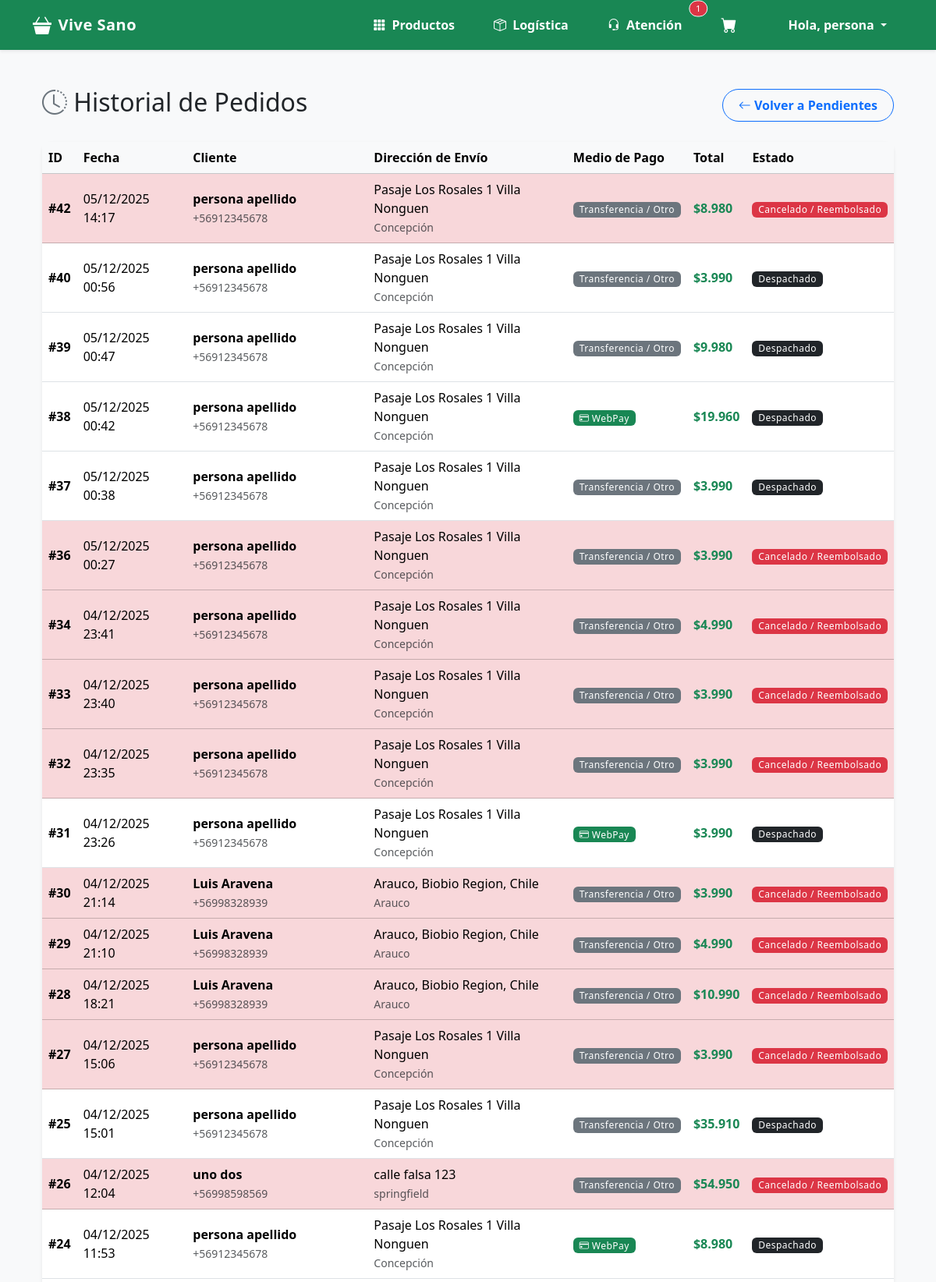
Page /gestion/logistica/historial/ (signed in, upper part) on the committed database.
### gestion/models.py (models this page shows, shortened)
class Pedido(models.Model):
    ESTADO_CHOICES = [
        ('Pendiente', 'Pendiente'),
        ('En Preparacion', 'En Preparación'),
        ('En Espera Faltante', 'En espera por faltante'),
        ('Despachado', 'Despachado'),
        ('Entregado', 'Entregado'),
        ('Cancelado', 'Cancelado'),
        ('Reserva Pendiente', 'Reserva Solicitada a Soporte'),
        ('Reserva En Camino', 'Producto Solicitado al Proveedor'),
        ('Reserva Disponible', 'Disponible para Pago'),
    ]
    TIPO_ENTREGA_CHOICES = [
        ('Despacho', 'Despacho a Domicilio'),
        ('Retiro', 'Retiro en Tienda'),
    ]
    cliente = models.ForeignKey(Cliente, on_delete=models.SET_NULL, null=True, blank=True)
    fecha = models.DateTimeField(auto_now_add=True)
    total = models.DecimalField(max_digits=10, decimal_places=2, default=0.00)
    estado = models.CharField(max_length=50, choices=ESTADO_CHOICES, default='Pendiente')
    codigo_seguimiento = models.CharField(max_length=50, blank=True, null=True)
    tipo_entrega = models.CharField(max_length=20, choices=TIPO_ENTREGA_CHOICES, default='Despacho')
    es_reserva = models.BooleanField(default=False, verbose_name="Es Reserva")

class Cliente(models.Model):
    user = models.OneToOneField(User, on_delete=models.CASCADE, null=True, blank=True)
    rut = models.CharField(max_length=12, blank=True, null=True, unique=True, verbose_name="RUT")
    nombre = models.CharField(max_length=100)
    apellido = models.CharField(max_length=100)
    email = models.EmailField(unique=True)
    telefono = models.CharField(max_length=15, blank=True)
    direccion = models.CharField(max_length=255, blank=True)
    comuna = models.CharField(max_length=100, blank=True)
    codigo_postal = models.CharField(max_length=10, blank=True)

### gestion/views.py (the view)
    def wrapper(request, *args, **kwargs):
        if not request.user.is_authenticated:
            return redirect('core:login')
        if not request.user.is_staff:
            messages.error(request, "No tienes permisos para acceder a esa sección.")
            return redirect('core:home')
        return view_func(request, *args, **kwargs)

### core/templatetags/auth_extras.py (called while the page is built)
@register.filter(name='has_group')
def has_group(user, group_name):
    try:
        group = Group.objects.get(name=group_name)
    except Group.DoesNotExist:
        return False
    return group in user.groups.all()

### core/templatetags/filtros_extra.py (called while the page is built)
@register.filter
def clp(value):
    try:
        value = int(value) # Quitamos decimales (.00)
        return "${:,.0f}".format(value).replace(",", ".")
    except (ValueError, TypeError):
        return value

### gestion/views.py (called while the page is built)
def staff_required(view_func):
    def wrapper(request, *args, **kwargs):
        if not request.user.is_authenticated:
            return redirect('core:login')
        if not request.user.is_staff:
            messages.error(request, "No tienes permisos para acceder a esa sección.")
            return redirect('core:home')
        return view_func(request, *args, **kwargs)
    return wrapper

@staff_required
def historial_despachos(request):
    pedidos_completados = Pedido.objects.filter(
        Q(estado__startswith='Despachado') | Q(estado__startswith='Anulado')
    ).order_by('-fecha')
    return render(request, 'gestion/historial_despachos.html', {'pedidos': pedidos_completados})

### gestion/templates/gestion/historial_despachos.html (shortened to what this page needs)
{% extends 'base.html' %}
{% load filtros_extra %}
{% block content %}
<div class="container-fluid">
    <div class="d-flex justify-content-between align-items-center mb-4">
        <h2><i class="bi bi-clock-history text-secondary"></i> Historial de Pedidos</h2>
        <a href="{% url 'dashboard_logistica' %}" class="btn btn-outline-primary">
            <i class="bi bi-arrow-left"></i> Volver a Pendientes
        </a>
    </div>
    <div class="card shadow-sm">
        <div class="card-body p-0">
            <div class="table-responsive">
                <table class="table table-hover align-middle mb-0">
                    <thead class="table-light">
                        <tr>
                            <th>ID</th>
                            <th>Fecha</th>
                            <th>Cliente</th>
                            <th>Dirección de Envío</th>
                            <th>Medio de Pago</th>
                            <th>Total</th>
                            <th>Estado</th>
                        </tr>
                    </thead>
                    <tbody>
                        {% for pedido in pedidos %}
                        <tr class="{% if 'Anulado' in pedido.estado %}table-danger{% endif %}">
                            <td class="fw-bold">#{{ pedido.id }}</td>
                            <td>{{ pedido.fecha|date:"d/m/Y H:i" }}</td>
                            <td>
                                {% if pedido.cliente.nombre %}
                                    <div class="fw-bold">{{ pedido.cliente.nombre }} {{ pedido.cliente.apellido }}</div>
                                {% else %}
                                    <div class="text-muted fst-italic">Sin nombre registrado</div>
                                {% endif %}
                                <small class="text-muted">{{ pedido.cliente.telefono }}</small>
                            </td>
                            <td>
                                <div>{{ pedido.cliente.direccion }}</div>
                                <small class="text-muted">{{ pedido.cliente.comuna }}</small>
                            </td>
                            <td>
                                {% if 'WebPay' in pedido.estado %}
                                    <span class="badge bg-success"><i class="bi bi-credit-card"></i> WebPay</span>
                                {% else %}
                                    <span class="badge bg-secondary">Transferencia / Otro</span>
                                {% endif %}
                            </td>
                            <td class="fw-bold text-success">{{ pedido.total|clp }}</td>
                            <td>
                                {% if 'Anulado' in pedido.estado %}
                                    <span class="badge bg-danger">Cancelado / Reembolsado</span>
                                {% else %}
                                    <span class="badge bg-dark">Despachado</span>
                                {% endif %}
                            </td>
                        </tr>
                        {% endfor %}
                    </tbody>
                </table>
            </div>
        </div>
    </div>
</div>
{% endblock %}

### templates/base.html (shortened to what this page needs)
{% load static %}
{% load auth_extras %} <!DOCTYPE html>
<html lang="es">
<head>
    <link href="https://cdn.jsdelivr.net/npm/bootstrap@5.3.2/dist/css/bootstrap.min.css" rel="stylesheet">
    <link rel="stylesheet" href="https://cdn.jsdelivr.net/npm/bootstrap-icons@1.11.3/font/bootstrap-icons.css">
    <link rel="stylesheet" href="https://cdn.jsdelivr.net/gh/lipis/flag-icons@6.6.6/css/flag-icons.min.css"/>
    <link rel="stylesheet" href="{% static 'css/styles.css' %}">
</head>
<body class="d-flex flex-column min-vh-100">
    <nav class="navbar navbar-expand-lg navbar-dark bg-success sticky-top shadow-sm">
      <div class="container">
        <a class="navbar-brand d-flex align-items-center" href="{% url 'core:home' %}">
            <i class="bi bi-basket3-fill me-2 fs-4"></i>
            <span>Vive Sano</span>
        </a>
        <div class="collapse navbar-collapse" id="navbarNav">
          <ul class="navbar-nav ms-auto align-items-center gap-2">
            <li class="nav-item">
                <a class="nav-link" href="{% url 'core:catalogo' %}">
                    <i class="bi bi-grid-3x3-gap-fill me-1"></i> Productos
                </a>
            </li>
            {% if user.is_staff %}
                {% if request.user|has_group:"Logistica" or user.is_superuser %}
                    <li class="nav-item position-relative">
                        <a class="nav-link" href="{% url 'dashboard_logistica' %}">
                            <i class="bi bi-box-seam me-1"></i> Logística
                        </a>
                    </li>
                {% endif %}
                {% if request.user|has_group:"Atencion al cliente" or user.is_superuser %}
                    <li class="nav-item position-relative">
                        <a class="nav-link" href="{% url 'dashboard_atencion' %}">
                            <i class="bi bi-headset me-1"></i> Atención
                        </a>
                        {% if cant_atencion > 0 %}
                        <span class="position-absolute top-0 start-100 translate-middle badge rounded-pill bg-danger border border-light" style="font-size: 0.7rem;">
                            {{ cant_atencion }}
                        </span>
                        {% endif %}
                    </li>
                {% endif %}
            {% endif %}
            <li class="nav-item position-relative me-2">
                <a href="{% url 'core:ver_carrito' %}" class="nav-link">
                    <i class="bi bi-cart-fill fs-5"></i>
                </a>
            </li>
            {% if user.is_authenticated %}
                <li class="nav-item dropdown ms-2">
                    <a class="nav-link dropdown-toggle" href="#" role="button" data-bs-toggle="dropdown">
                        Hola, {{ user.first_name|default:user.username }}
                    </a>
                </li>
            {% endif %}
          </ul>
        </div>
      </div>
    </nav>
    <main class="container my-5 flex-grow-1">
        {% block content %}{% endblock %}
    </main>
</body>
</html>

### static/css/styles.css (style rules this page uses)
body { background-color: #f8f9fa; font-family: 'Segoe UI', Tahoma, Geneva, Verdana, sans-serif; }
.navbar-brand { font-weight: 700; letter-spacing: 0.5px; }
.navbar-nav .nav-link { color: white !important; font-weight: 600; padding: 8px 20px !important; border-radius: 50px; transition: all 0.3s ease; border: 1px solid transparent; }
.card { border: none; border-radius: 12px; transition: transform 0.2s ease, box-shadow 0.2s ease; }
.btn { border-radius: 50px; padding: 8px 20px; font-weight: 600; }
.badge { font-weight: 500; letter-spacing: 0.5px; }

### rows in the picture
Pedido: id "42", fecha "05/12/2025 14:17", cliente.nombre "persona", cliente.apellido "apellido", cliente.telefono "+56912345678", cliente.direccion "Pasaje Los Rosales 1 Villa Nonguen", cliente.comuna "Concepción", shows "Transferencia / Otro", total|clp "$8.980", shows "Cancelado / Reembolsado"
Pedido: id "40", fecha "05/12/2025 00:56", cliente.nombre "persona", cliente.apellido "apellido", cliente.telefono "+56912345678", cliente.direccion "Pasaje Los Rosales 1 Villa Nonguen", cliente.comuna "Concepción", shows "Transferencia / Otro", total|clp "$3.990", shows "Despachado"
Pedido: id "39", fecha "05/12/2025 00:47", cliente.nombre "persona", cliente.apellido "apellido", cliente.telefono "+56912345678", cliente.direccion "Pasaje Los Rosales 1 Villa Nonguen", cliente.comuna "Concepción", shows "Transferencia / Otro", total|clp "$9.980", shows "Despachado"
Pedido: id "38", fecha "05/12/2025 00:42", cliente.nombre "persona", cliente.apellido "apellido", cliente.telefono "+56912345678", cliente.direccion "Pasaje Los Rosales 1 Villa Nonguen", cliente.comuna "Concepción", shows "WebPay", total|clp "$19.960", shows "Despachado"
Pedido: id "37", fecha "05/12/2025 00:38", cliente.nombre "persona", cliente.apellido "apellido", cliente.telefono "+56912345678", cliente.direccion "Pasaje Los Rosales 1 Villa Nonguen", cliente.comuna "Concepción", shows "Transferencia / Otro", total|clp "$3.990", shows "Despachado"
Pedido: id "36", fecha "05/12/2025 00:27", cliente.nombre "persona", cliente.apellido "apellido", cliente.telefono "+56912345678", cliente.direccion "Pasaje Los Rosales 1 Villa Nonguen", cliente.comuna "Concepción", shows "Transferencia / Otro", total|clp "$3.990", shows "Cancelado / Reembolsado"
Pedido: id "34", fecha "04/12/2025 23:41", cliente.nombre "persona", cliente.apellido "apellido", cliente.telefono "+56912345678", cliente.direccion "Pasaje Los Rosales 1 Villa Nonguen", cliente.comuna "Concepción", shows "Transferencia / Otro", total|clp "$4.990", shows "Cancelado / Reembolsado"
Pedido: id "33", fecha "04/12/2025 23:40", cliente.nombre "persona", cliente.apellido "apellido", cliente.telefono "+56912345678", cliente.direccion "Pasaje Los Rosales 1 Villa Nonguen", cliente.comuna "Concepción", shows "Transferencia / Otro", total|clp "$3.990", shows "Cancelado / Reembolsado"
Pedido: id "32", fecha "04/12/2025 23:35", cliente.nombre "persona", cliente.apellido "apellido", cliente.telefono "+56912345678", cliente.direccion "Pasaje Los Rosales 1 Villa Nonguen", cliente.comuna "Concepción", shows "Transferencia / Otro", total|clp "$3.990", shows "Cancelado / Reembolsado"
Pedido: id "31", fecha "04/12/2025 23:26", cliente.nombre "persona", cliente.apellido "apellido", cliente.telefono "+56912345678", cliente.direccion "Pasaje Los Rosales 1 Villa Nonguen", cliente.comuna "Concepción", shows "WebPay", total|clp "$3.990", shows "Despachado"
Pedido: id "30", fecha "04/12/2025 21:14", cliente.nombre "Luis", cliente.apellido "Aravena", cliente.telefono "+56998328939", cliente.direccion "Arauco, Biobio Region, Chile", cliente.comuna "Arauco", shows "Transferencia / Otro", total|clp "$3.990", shows "Cancelado / Reembolsado"
Pedido: id "29", fecha "04/12/2025 21:10", cliente.nombre "Luis", cliente.apellido "Aravena", cliente.telefono "+56998328939", cliente.direccion "Arauco, Biobio Region, Chile", cliente.comuna "Arauco", shows "Transferencia / Otro", total|clp "$4.990", shows "Cancelado / Reembolsado"
Pedido: id "28", fecha "04/12/2025 18:21", cliente.nombre "Luis", cliente.apellido "Aravena", cliente.telefono "+56998328939", cliente.direccion "Arauco, Biobio Region, Chile", cliente.comuna "Arauco", shows "Transferencia / Otro", total|clp "$10.990", shows "Cancelado / Reembolsado"
Pedido: id "27", fecha "04/12/2025 15:06", cliente.nombre "persona", cliente.apellido "apellido", cliente.telefono "+56912345678", cliente.direccion "Pasaje Los Rosales 1 Villa Nonguen", cliente.comuna "Concepción", shows "Transferencia / Otro", total|clp "$3.990", shows "Cancelado / Reembolsado"
Pedido: id "25", fecha "04/12/2025 15:01", cliente.nombre "persona", cliente.apellido "apellido", cliente.telefono "+56912345678", cliente.direccion "Pasaje Los Rosales 1 Villa Nonguen", cliente.comuna "Concepción", shows "Transferencia / Otro", total|clp "$35.910", shows "Despachado"
Pedido: id "26", fecha "04/12/2025 12:04", cliente.nombre "uno", cliente.apellido "dos", cliente.telefono "+56998598569", cliente.direccion "calle falsa 123", cliente.comuna "springfield", shows "Transferencia / Otro", total|clp "$54.950", shows "Cancelado / Reembolsado"
Pedido: id "24", fecha "04/12/2025 11:53", cliente.nombre "persona", cliente.apellido "apellido", cliente.telefono "+56912345678", cliente.direccion "Pasaje Los Rosales 1 Villa Nonguen", cliente.comuna "Concepción", shows "WebPay", total|clp "$8.980", shows "Despachado"

### other values in the picture
{{ cant_atencion }} "1"
{{ user.first_name|default:user.username }} "persona"
